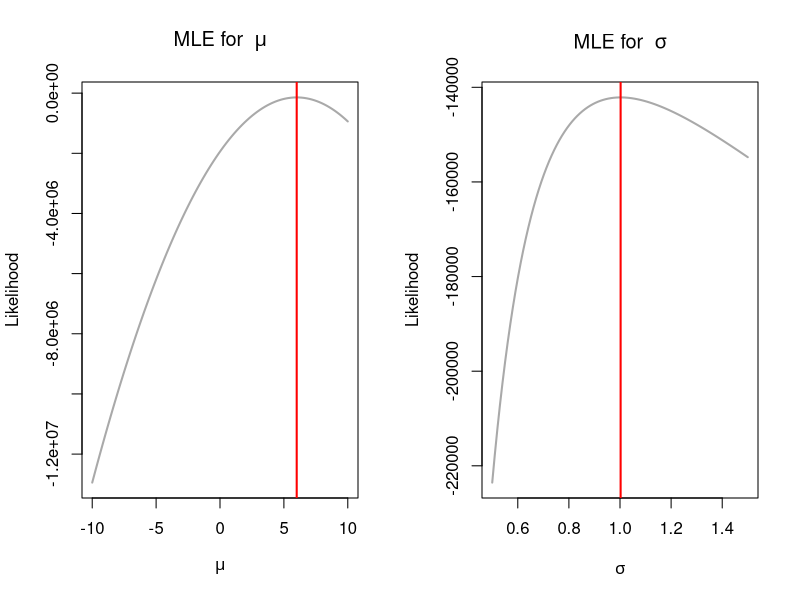
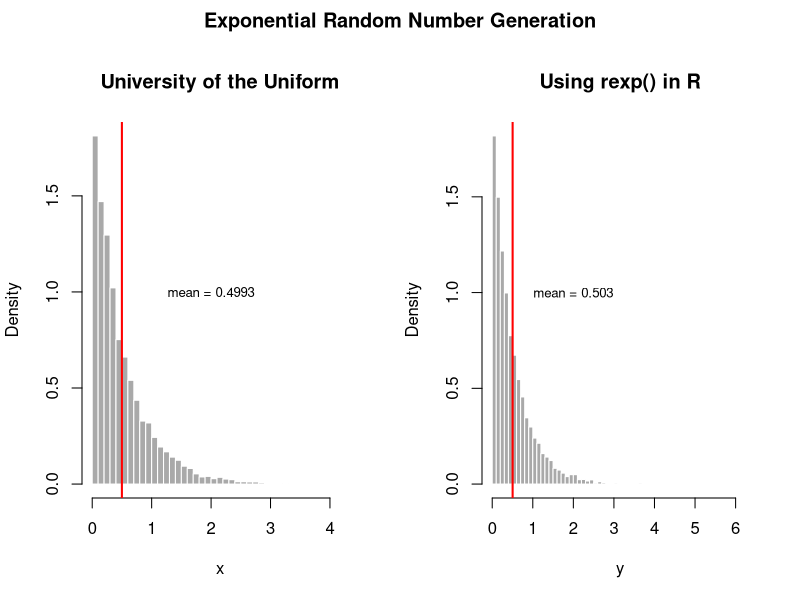

Here is the R script that generated these plots, in order:
## ---- chunk 1
knitr::opts_chunk$set(echo = TRUE)
## ---- chunk 2
# simulate data
y <- rnorm(1e5, 6, 1)
# specify the log likelihood function
lik <- function(par) {
  out <- sum(dnorm(y, par[1], par[2], log = TRUE))
  return(out)
}
# maximize with respect to mu and sigma
mle <- optim(c(0,1), lik, method = "L-BFGS-B", control = list(fnscale = -1), upper = c(10, 10), lower = c(-10, 0.01))$par
names(mle) <- c("mu", "sd")
round(mle, 2)
## ---- chunk 3
mu_grid <- seq(-10, 10, length.out=100)
sd_grid <- seq(0.5, 1.5, length.out=100)
lik_y_mu <- NULL
lik_y_sd <- NULL
for(i in 1:length(mu_grid)) {
  lik_y_mu[i] <- sum(dnorm(y, mu_grid[i], 1, log = TRUE))
  lik_y_sd[i] <- sum(dnorm(y, 6, sd_grid[i], log = TRUE))
}

par(mfrow=c(1,2))
plot(mu_grid, lik_y_mu, type = "l", col = "darkgrey", lwd = 2,
     main = expression("MLE for " ~ mu), xlab = expression(mu), ylab = "Likelihood")
abline(v = mle[1], col = "red", lwd = 2)
plot(sd_grid, lik_y_sd, type = "l", col = "darkgrey", lwd = 2,
     main = expression("MLE for " ~ sigma), xlab = expression(sigma), ylab = "Likelihood")
abline(v = mle[2], col = "red", lwd = 2)
## ---- chunk 4
remove(list = ls())
sd <- NULL
N <- 50
for(i in 1:N){
  sd[i] <- rnorm(1, 0, 1)
  while(sd[i] <= 0)
    sd[i] <- rnorm(1, 0, 1)
}
y <- rnorm(N, rnorm(N, 6, 15), sd)
lik <- function(par) {
  out <- sum(dnorm(y, par[1], par[2], log = TRUE))
  return(out)
}
mle <- optim(c(0,1), lik, method = "L-BFGS-B", control = list(fnscale = -1), upper = c(10, 10), lower = c(-10, 0.01))$par
names(mle) <- c("mu", "sd")
round(mle, 2)
## ---- chunk 5
lambda <- 2
u <- runif(1e4, 0, 1)
x <- log(1-u)/(-lambda)
par(mfrow=c(1,2), oma=c(0,0,2,0))
hist(x, breaks = 50, col = "darkgrey", border = FALSE, freq = FALSE,
     main = "University of the Uniform")
abline(v = mean(x), col = "red", lwd = 2)
text(2,1, paste0("mean = ",round(mean(x),4)), cex = 0.8)
y <- rexp(1e4, lambda)
hist(y, breaks = 50, col = "darkgrey", border = FALSE, freq = FALSE,
     main = "Using rexp() in R")
abline(v = mean(y), col = "red", lwd = 2)
text(2,1, paste0("mean = ",round(mean(y),4)), cex = 0.8)
title("Exponential Random Number Generation", outer = TRUE)

